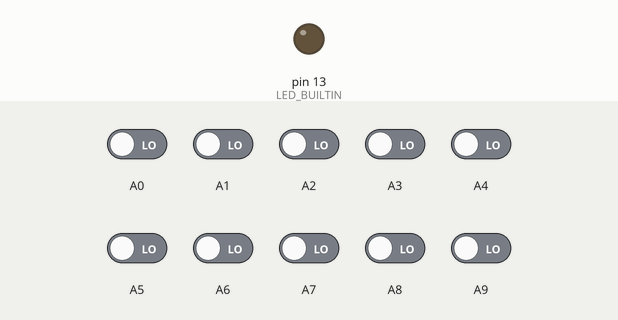
Recording of a sketch running on a simulated Arduino Mega 2560, built with avr-gcc and run on an emulated ATmega2560. Parts: output pins drawn as LEDs (lit = HIGH). The test bench sets the inputs (shaded band); at power-on: A0–9 LOW. What the sketch prints to the serial monitor is not drawn.

Above: at 0.1 s.
At 0.6 s:
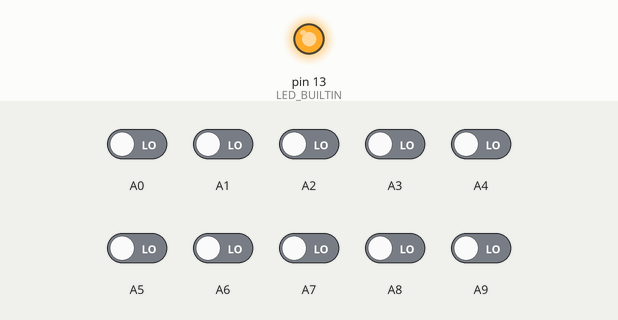
Timing chart, 0 to 12.0 s (numbered marks = the images above):
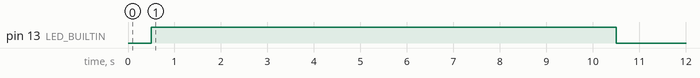

The sketch:

QTRRCExample.ino
```cpp
#include <QTRSensors.h>

// This example is designed for use with eight RC QTR sensors. These
// reflectance sensors should be connected to digital pins 3 to 10. The
// sensors' emitter control pin (CTRL or LEDON) can optionally be connected to
// digital pin 2, or you can leave it disconnected and remove the call to
// setEmitterPin().
//
// The setup phase of this example calibrates the sensors for ten seconds and
// turns on the Arduino's LED (usually on pin 13) while calibration is going
// on. During this phase, you should expose each reflectance sensor to the
// lightest and darkest readings they will encounter. For example, if you are
// making a line follower, you should slide the sensors across the line during
// the calibration phase so that each sensor can get a reading of how dark the
// line is and how light the ground is.  Improper calibration will result in
// poor readings.
//
// The main loop of the example reads the calibrated sensor values and uses
// them to estimate the position of a line. You can test this by taping a piece
// of 3/4" black electrical tape to a piece of white paper and sliding the
// sensor across it. It prints the sensor values to the serial monitor as
// numbers from 0 (maximum reflectance) to 1000 (minimum reflectance) followed
// by the estimated location of the line as a number from 0 to 5000. 1000 means
// the line is directly under sensor 1, 2000 means directly under sensor 2,
// etc. 0 means the line is directly under sensor 0 or was last seen by sensor
// 0 before being lost. 5000 means the line is directly under sensor 5 or was
// last seen by sensor 5 before being lost.

QTRSensors qtr;

const uint8_t SensorCount = 10;
uint16_t sensorValues[SensorCount];

void setup()
{
  // configure the sensors
  qtr.setTypeRC();
  qtr.setSensorPins((const uint8_t[]){A9,A8,A7,A6,A5,A4,A3,A2,A1,A0}, SensorCount);
  //qtr.setEmitterPin(2);

  delay(500);
  pinMode(LED_BUILTIN, OUTPUT);
  digitalWrite(LED_BUILTIN, HIGH); // turn on Arduino's LED to indicate we are in calibration mode

  // 2.5 ms RC read timeout (default) * 10 reads per calibrate() call
  // = ~25 ms per calibrate() call.
  // Call calibrate() 400 times to make calibration take about 10 seconds.
  for (uint16_t i = 0; i < 400; i++)
  {
    qtr.calibrate();
  }
  digitalWrite(LED_BUILTIN, LOW); // turn off Arduino's LED to indicate we are through with calibration

  // print the calibration minimum values measured when emitters were on
  Serial.begin(9600);
  for (uint8_t i = 0; i < SensorCount; i++)
  {
    Serial.print(qtr.calibrationOn.minimum[i]);
    Serial.print(' ');
  }
  Serial.println();

  // print the calibration maximum values measured when emitters were on
  for (uint8_t i = 0; i < SensorCount; i++)
  {
    Serial.print(qtr.calibrationOn.maximum[i]);
    Serial.print(' ');
  }
  Serial.println();
  Serial.println();
  delay(1000);
}

void loop()
{
  // read calibrated sensor values and obtain a measure of the line position
  // from 0 to 5000 (for a white line, use readLineWhite() instead)
  uint16_t position = qtr.readLineBlack(sensorValues);

  // print the sensor values as numbers from 0 to 1000, where 0 means maximum
  // reflectance and 1000 means minimum reflectance, followed by the line
  // position
  for (uint8_t i = 0; i < SensorCount; i++)
  {
    Serial.print(sensorValues[i]);
    Serial.print('\t');
  }
  Serial.println(position);

  delay(250);
}
```
